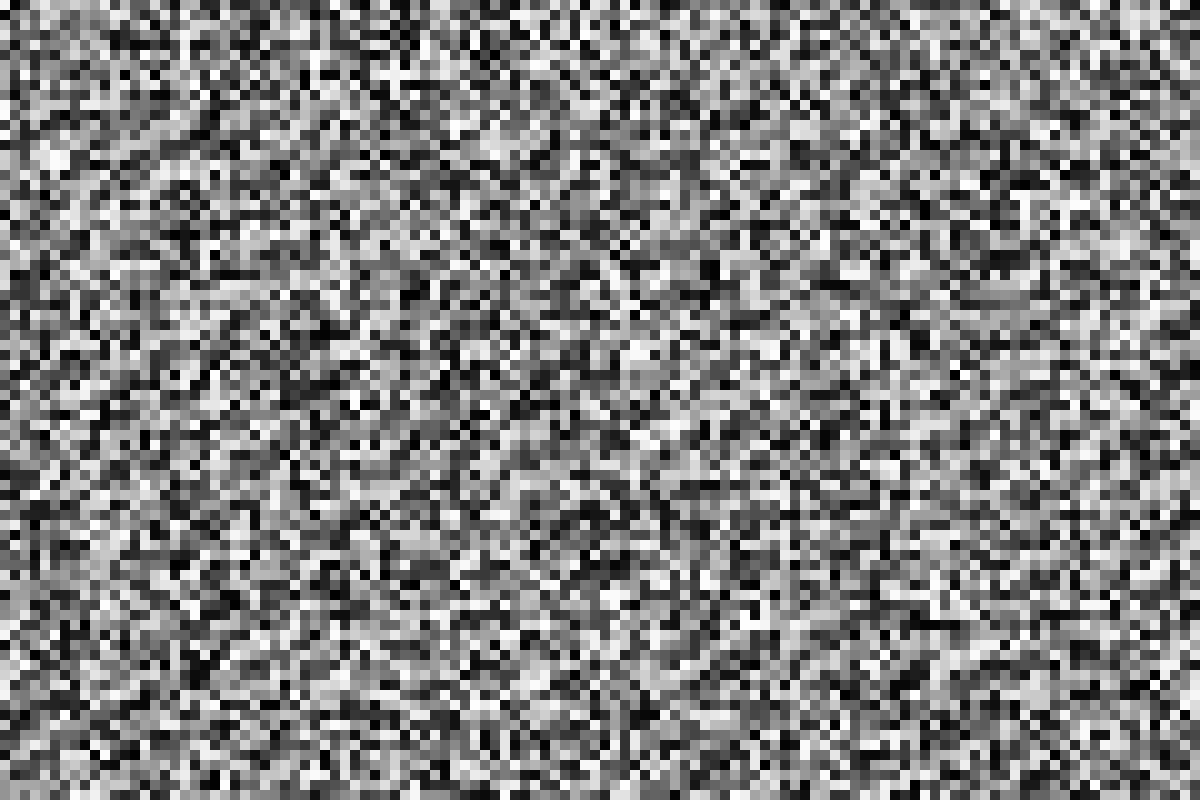
Frame 1 (no input)
Frame 2 (the mouse pressed at the canvas centre, redrawn once): identical to frame 1, image omitted

The Processing sketch that drew this single still picture (run headless with seeded random() and noise(); the mouse was pressed at the canvas centre and the sketch redrawn once):

// Processing sketch: Noises
// ── Noises.pde
VNoise vn;

float scl = 10;

void setup() {
  size(1200, 800);
  background(0);
  vn = new VNoise();
}


void draw() {
  for (int y = 0; y < height; y++) {
    for (int x = 0; x < width; x++) {
      if (y % scl == 0 && x % scl == 0) {
        noStroke();
        fill(vn.n(x, y) * 255);
        rect(x, y, scl, scl);
      }
    }
  }
  noLoop();
}

// ── ValueNoise.pde
class VNoise {
  int seed;
  
  // define random seeded points and LERP between the corners
  VNoise() {
    seed = floor(random(10000) + 0.5) - 5000;
  }
  
  VNoise(int seed) {
    this.seed = seed;
  }
  
  
  //Come up with a hash function to use
  float n(float x, float y) {
    randomSeed(hash(x, y));
    float tl = random(1);
    randomSeed(hash(x + 1, y));
    float tr = random(1);
    randomSeed(hash(x, y + 1));
    float bl = random(1);
    randomSeed(hash(x + 1, y + 1));
    float br = random(1);
    
    float xpct = x - (floor(x) * 1.0);
    float ypct = y - (floor(y) * 1.0);
    
    float btm = lerp(bl, br, xpct);
    float top = lerp(tl, tr, xpct);
    return(lerp(btm, top, ypct));
  }
  
  int hash(float x, float y) {
    String data = "" + x + y + seed;
    return data.hashCode();
  }
}
